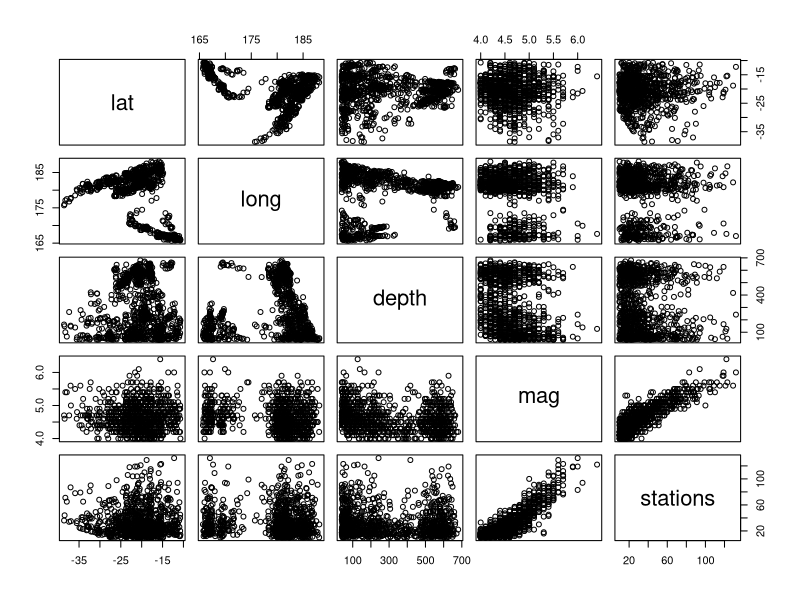
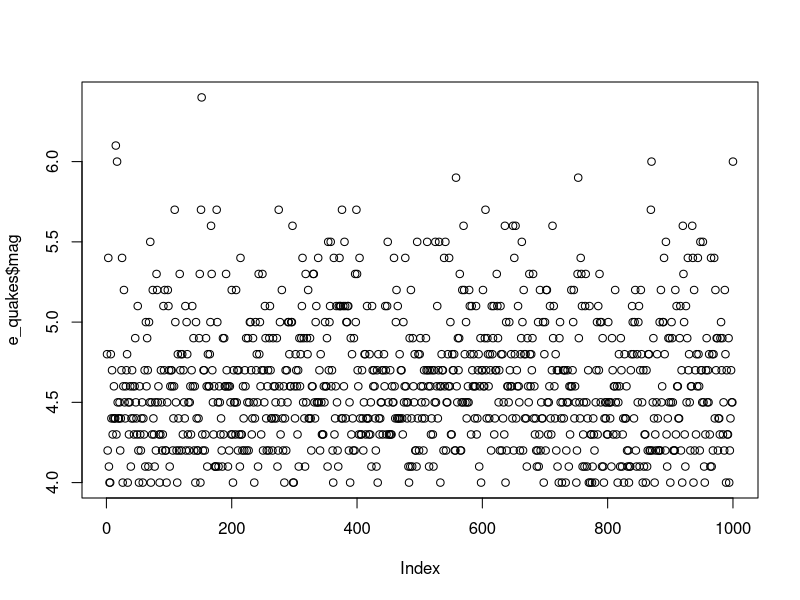
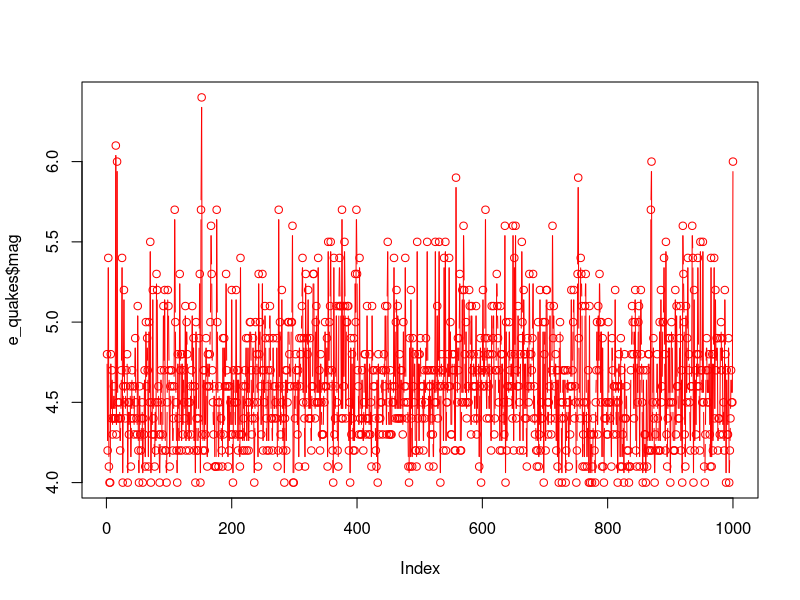
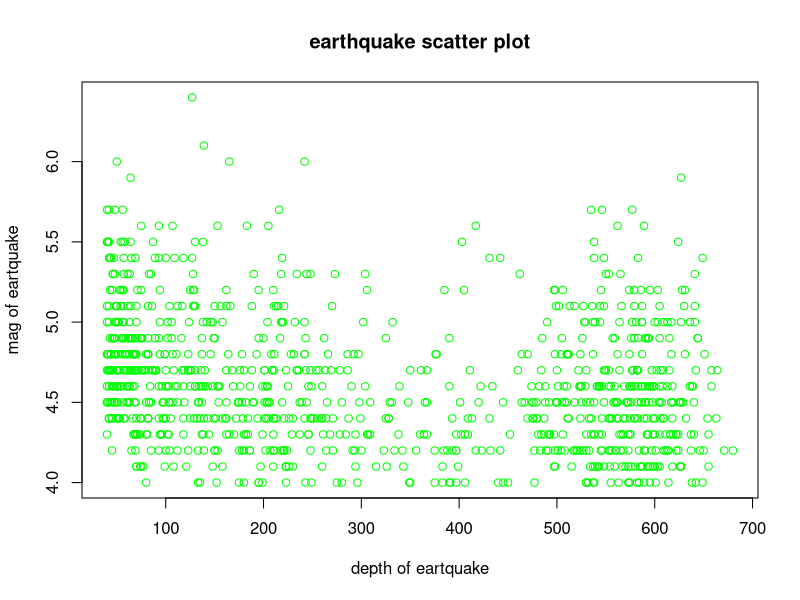
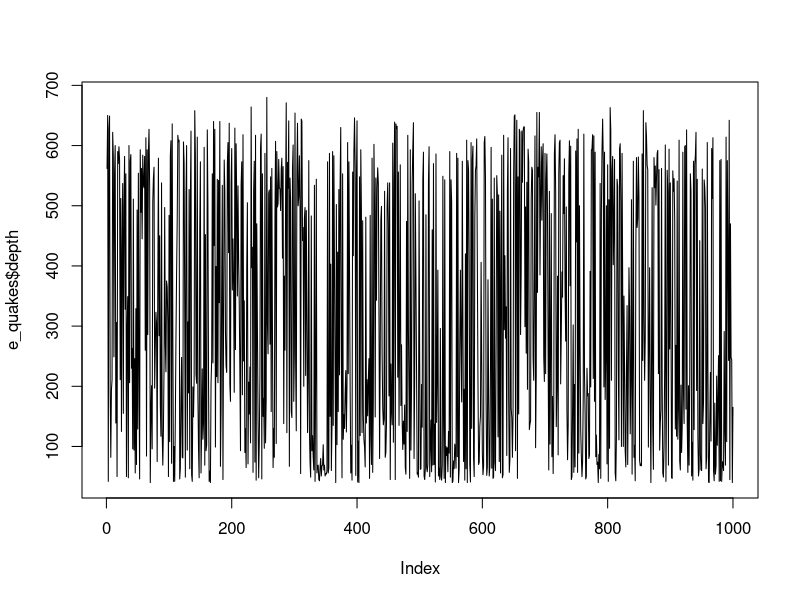
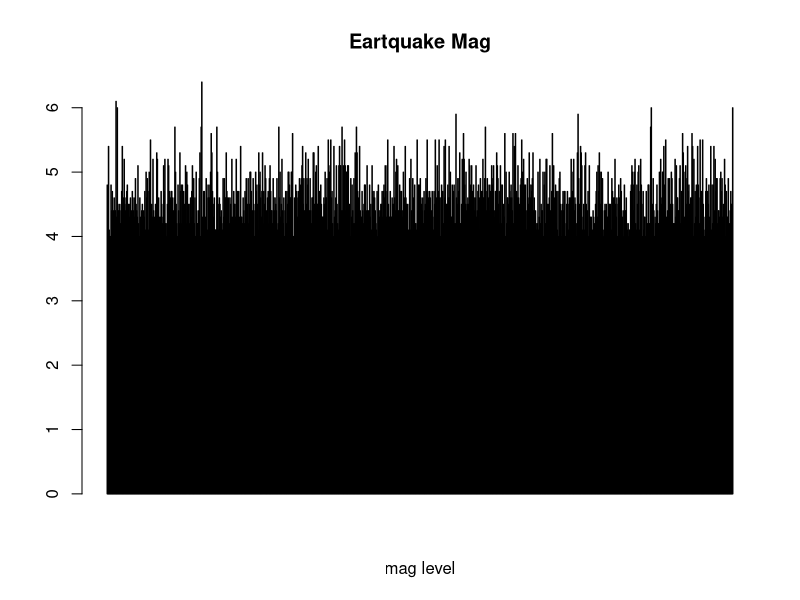
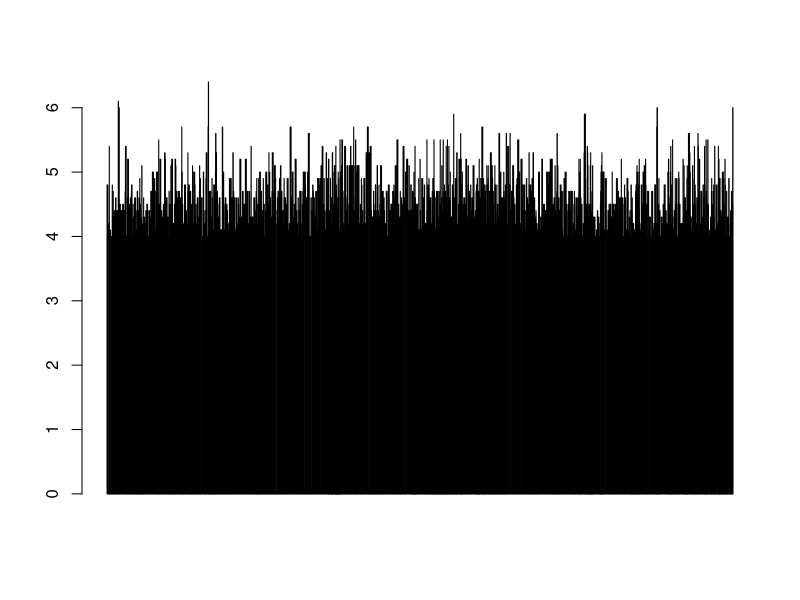
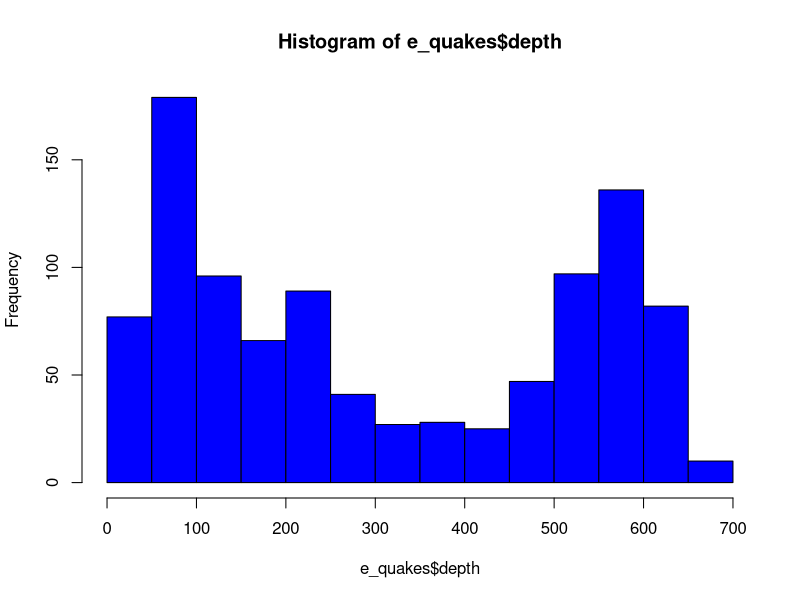

Reproduce these figures in R, in order.
e_quakes<-datasets::quakes
View(e_quakes)

head(e_quakes)
tail(e_quakes)
e_quakes$depth
e_quakes[,3:5]
e_quakes[,c(1,3)]

####################
summary(e_quakes$depth)
summary(e_quakes)
####################

#PLOTS
par(mfrow=c(1,1)) #to keep 1 graph in Plots window
#scatter plot
plot(e_quakes)
plot (e_quakes$mag)
plot (e_quakes$mag, col='red', type='b')
plot (e_quakes$depth,e_quakes$mag, xlab='depth of eartquake', ylab='mag of eartquake', main='earthquake scatter plot', col='green')

# points and lines 
plot (e_quakes$depth, type='l') # p: points, l: lines,b: both

#Horizontal barplot
barplot(e_quakes$mag, main = 'Eartquake Mag',
        xlab = 'mag level', col= 'blue',horiz = F)
barplot(e_quakes$mag,e_quakes$depth)

#histogram
hist(e_quakes$depth, col='blue')
hist(e_quakes$depth,
     main = 'depth values in earthquake',
     xlab = 'depth', col='blue')

#Single box plot
boxplot(e_quakes$mag)

# Multiple box plots
boxplot(e_quakes[,2:4], main='multiple')
boxplot(e_quakes)

#margin of the grid(mar), 
#no of rows and columns(mfrow), 
#whether a border is to be included(bty) 
#and position of the 
#labels(las: 1 for horizontal, las: 0 for vertical)
#bty - box around the plot

par(mfrow=c(3,3),mar=c(2,5,2,1),  las=1, bty="o")
plot(e_quakes$depth)
plot(e_quakes$depth, e_quakes$mag)
plot(e_quakes$depth, type= "l")
plot(e_quakes$depth, type= "l")
plot(e_quakes$depth, type= "l")
barplot(e_quakes$depth, main = 'earthquake depth',
        xlab = 'depth levels', col='green',horiz = TRUE)
hist(e_quakes$depth)
boxplot(e_quakes$mag)
boxplot(e_quakes[,0:4], main='Multiple Box plots')


